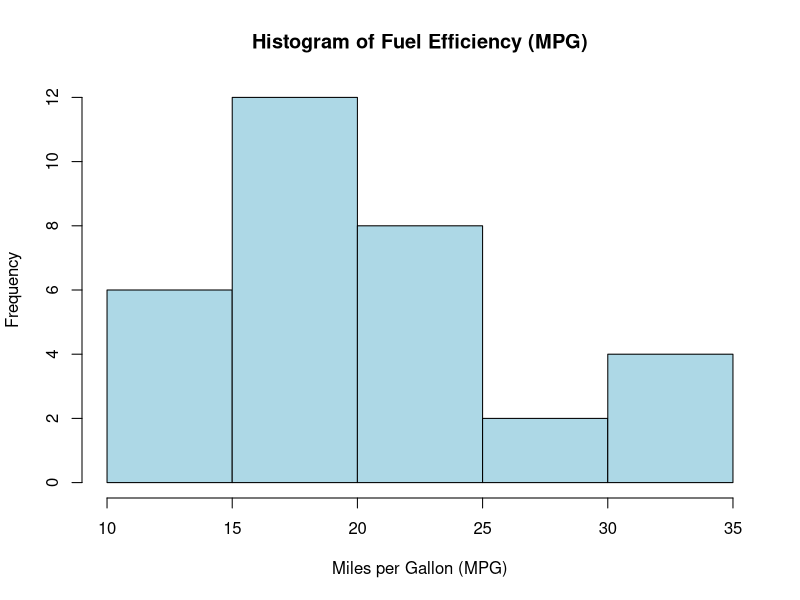
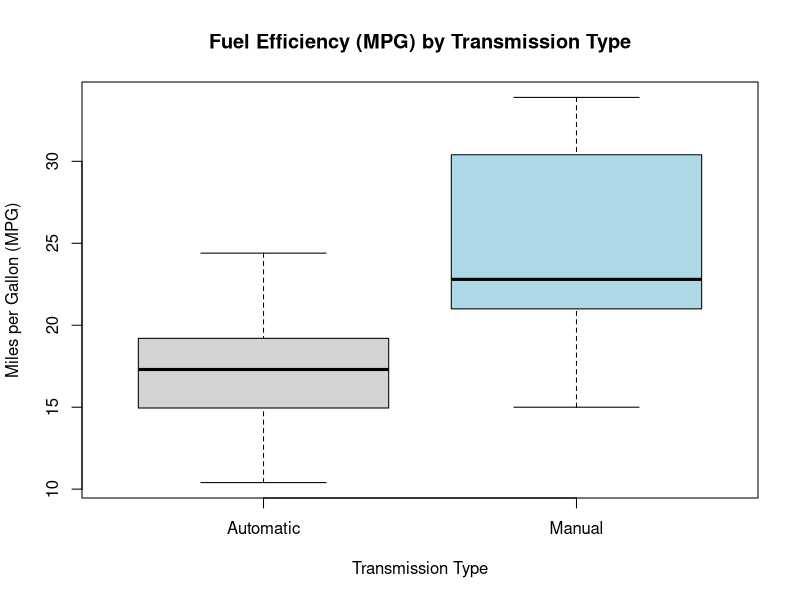
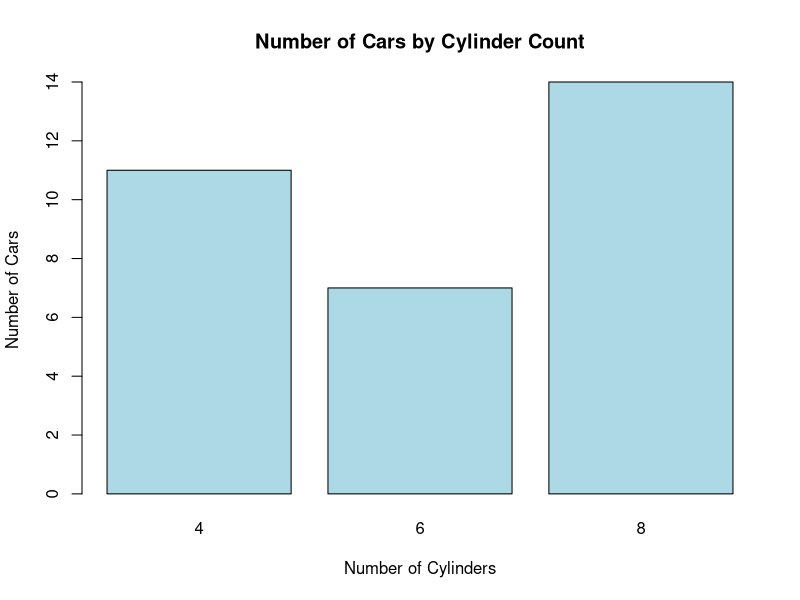

Write R code to recreate these figures, in order.
## ---- chunk 1
knitr::opts_chunk$set(echo = TRUE)
## ---- chunk 2
# Write your code here

mtcars$cyl <- factor(mtcars$cyl)

mtcars$am <- factor(mtcars$am)
levels(mtcars$am) <- c("Automatic", "Manual")

## ---- chunk 3
# Write your code here

mean(mtcars$mpg)
median(mtcars$mpg)
sd(mtcars$mpg)
## ---- chunk 4
# Write your code here


hist(mtcars$mpg,
     main = "Histogram of Fuel Efficiency (MPG)",
     xlab = "Miles per Gallon (MPG)",
     ylab = "Frequency",
     col = "lightblue",
     border = "black")

## ---- chunk 5
# Write your code here

boxplot(mpg ~ am,
        data = mtcars,
        main = "Fuel Efficiency (MPG) by Transmission Type",
        xlab = "Transmission Type",
        ylab = "Miles per Gallon (MPG)",
        col = c("lightgray", "lightblue"))

## ---- chunk 6
# Write your code here
barplot(table(mtcars$cyl),
        main = "Number of Cars by Cylinder Count",
        xlab = "Number of Cylinders",
        ylab = "Number of Cars",
        col = "lightblue",
        border = "black")

